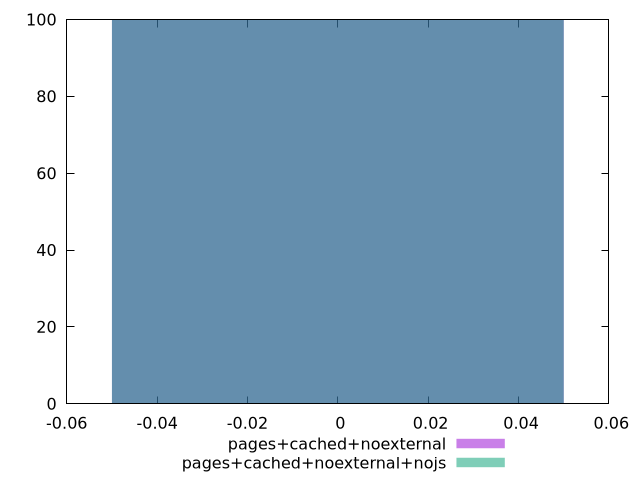

Reproduce this figure in gnuplot.
$_pagesCachedNoexternal <<EOF
0 100
EOF
$_pagesCachedNoexternalNojs <<EOF
0 100
EOF
set key outside below
set terminal pngcairo
set output "report_00006_2020-11-02T20-21-41.718Z/unused-javascript/unused-javascript_pages+cached+noexternal_pages+cached+noexternal+nojs+hist.png"
set boxwidth 0.1
set style fill transparent solid 0.5 noborder
set yrange [0:100]
plot $_pagesCachedNoexternal title "pages+cached+noexternal" with boxes ,$_pagesCachedNoexternalNojs title "pages+cached+noexternal+nojs" with boxes ,
